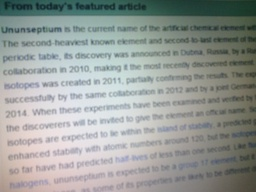
#> input picture projekat/slike/Photo0372.jpg, 256 x 192 px, shrunk from 2592 x 1944 before the run, found by its file name
$ jupyter execute --allow-errors projekat.ipynb   (shell and % lines are left out)   (Python 2 division)   (older library calls are emulated)
#> lines starting #> are read from the running program, lines starting #| are printed output that depends on the picture; after the words box and inside, x2 and y2 are one past the last pixel; in counts of white or black regions, pixels touching at a corner belong together
#> in image_gray, `return cv2.cvtColor(image, cv2.COLOR_RGB2GRAY)`:
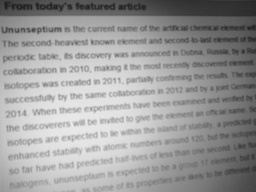
#> returned value: shape (192, 256); min 27, max 234, mean 155.3
## OCR projekat

#### Specifikacija
Proširiti OCR koji je implementiran na vežbama da ima mogućnost čitanja teksta u N redova. Tekst može da sadrži sve znakove interpunkcije, brojeve, latinična slova, brojeve i sve vrste zagrada.

#### Verifikacija
Za prezentaciju potrebno je spremiti nekoliko slika koje sadrže tekst proizvoljne dužine i broja redova. Sve slike treba da imaju raličit ugao nakrivljenosti i broj redova.
Slike fotografisati kamerom, a ne generisati u nekom od editora.

[cell 1]
#import potrebnih biblioteka
import cv2
import collections
import numpy as np
import scipy as sc
import matplotlib.pyplot as plt
from scipy.spatial import distance

# k-means
from sklearn.cluster import KMeans

# keras
from keras.models import Sequential
from keras.layers.core import Dense,Activation
from keras.optimizers import SGD

import matplotlib.pylab as pylab
pylab.rcParams['figure.figsize'] = 16, 12 # za prikaz većih slika i plotova, zakomentarisati ako nije potrebno

#Funkcionalnost implementirana u V1
def load_image(path):
    return cv2.cvtColor(cv2.imread(path), cv2.COLOR_BGR2RGB)
def image_gray(image):
    return cv2.cvtColor(image, cv2.COLOR_RGB2GRAY)
def image_bin(image_gs):
    ret,image_bin = cv2.threshold(image_gs, 127, 255, cv2.THRESH_BINARY,cv2.THRESH_OTSU)
    return image_bin
def image_bin_adaptive(image_gs):
    image_bin = cv2.adaptiveThreshold(image_gs, 255, cv2.ADAPTIVE_THRESH_MEAN_C, cv2.THRESH_BINARY,41,3)
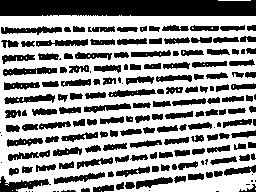
#> image_bin: shape (192, 256); 61.8% white; 175 black regions (25 under 20 px), largest, box (x1, y1, x2, y2) and area: (0, 0, 256, 16) 4021, (0, 176, 51, 192) 381, (1, 26, 62, 35) 311
    return image_bin
def invert(image):
    return 255-image
def display_image(image, color= False):
    if color:
        plt.imshow(image)
    else:
        plt.imshow(image, 'gray')
def dilate(image):
    kernel = np.ones((1,1)) # strukturni element 3x3 blok
    return cv2.dilate(image, kernel, iterations=1)
def erode(image):
    kernel = np.ones((1,1)) # strukturni element 3x3 blok
    return cv2.erode(image, kernel, iterations=1)

#Funkcionalnost implementirana u V2
def resize_region(region):
    resized = cv2.resize(region,(28,28), interpolation = cv2.INTER_NEAREST)
    return resized
def scale_to_range(image):
    return image / 255
def matrix_to_vector(image):
    return image.flatten()
# [5 lines left out: function prepare_for_ann, not called in this run]
def convert_output(outputs):
    return np.eye(len(outputs))
def winner(output):
    return max(enumerate(output), key=lambda x: x[1])[0]

def remove_noise(binary_image):
    ret_val =invert(binary_image)

    return ret_val

[cell 2]
#otklanjanje suma
img_train = load_image('slike/photo0372.jpg')
display_image(img_train)
img_train_bin = remove_noise(image_bin_adaptive(image_gray(img_train)))
display_image(img_train_bin)
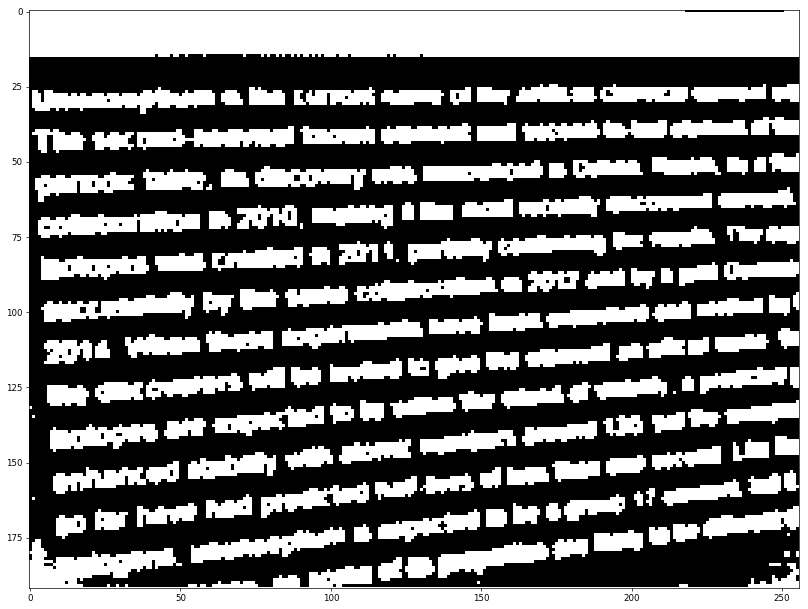
#> figure drawn by matplotlib, 1 panel

[cell 3]
# TODO 1 - Rotiranje regiona
# [37 lines left out: function rotate_regions, not called in this run]

[cell 4]
# TODO 2
def merge_regions(contours):
    '''Funkcija koja vrši spajanje kukica i kvačica sa osnovnim karakterima
    Args:
        contours: skup svih kontura (kontura - niz tacaka bele boje)
    Return:
        ret_val: skup kontura sa spojenim kukicama i kvacicama'''
    ret_val = []
    merged_index = [] #lista indeksa kontura koje su već spojene sa nekim

    for i,contour1 in enumerate(contours): #slova
        if i in merged_index:
            continue
        min_x1 = min(contour1[:,0])
        max_x1 = max(contour1[:,0])
        min_y1 = min(contour1[:,1])
        max_y1 = max(contour1[:,1])
        for j,contour2 in enumerate(contours): #kukice
            if j in merged_index or i == j:
                continue
            min_x2 = min(contour2[:,0])
            max_x2 = max(contour2[:,0])
            min_y2 = min(contour2[:,1])
            max_y2 = max(contour2[:,1])

            #TODO 2 - izvršiti spajanje kukica iznad slova
            #spajanje dva niza je moguće obaviti funkcijom np.concatenate((contour1,contour2))


            if (max_y2- min_y1)>max_y2-min_y2+max_y1-min_y1:
                ret_val.append(np.concatenate((contour1,contour2)))
                merged_index.append(i)
                merged_index.append(j)

    #svi regioni koji se nisu ni sa kim spojili idu u listu kontura, bez spajanja
    for idx,contour in enumerate(contours):
        if idx not in merged_index:
            ret_val.append(contour)

    return ret_val


# TODO 2 - TEST
image_test2_original = load_image('slike/photo0370.jpg')
#> call 2 of load_image, with path = 'slike/photo0370.jpg'
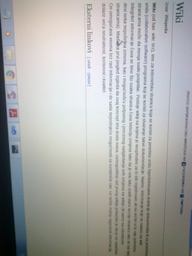
#> input picture projekat/slike/Photo0370.jpg, 192 x 256 px, shrunk from 1944 x 2592 before the run, found by its file name
image_test2 = remove_noise(image_bin(image_gray(image_test2_original)))
#> in image_gray (call 2), `return cv2.cvtColor(image, cv2.COLOR_RGB2GRAY)`:
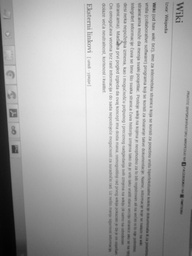
#> returned value: shape (256, 192); min 2, max 246, mean 171.9
#> in image_bin, `ret,image_bin = cv2.threshold(image_gs, 127, 255, cv2.THRESH_BINARY,cv..`:
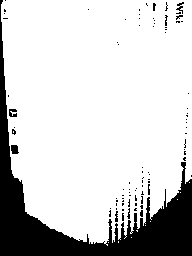
#> image_bin: shape (256, 192); 81.3% white; 86 black regions (81 under 20 px), largest, box (x1, y1, x2, y2) and area: (0, 0, 192, 256) 8661, (11, 145, 19, 154) 60, (9, 109, 17, 117) 48, (176, 2, 184, 14) 37, (115, 211, 118, 222) 25
#> in image_bin, `ret,image_bin = cv2.threshold(image_gs, 127, 255, cv2.THRESH_BINARY,cv..`: ret = 127
#> in invert (call 2), `return 255-image`: returned value: shape (256, 192); 18.7% white; 86 white regions (81 under 20 px)
img2, contours_borders2, hierarchy2 = cv2.findContours(image_test2.copy(), cv2.RETR_EXTERNAL, cv2.CHAIN_APPROX_NONE)
#> contours_borders2 = 86 contours, 83 with area under 20; largest, box (x1, y1, x2, y2) and area: (0, 0, 192, 256) 8056, (11, 145, 19, 154) 46, (9, 109, 17, 117) 26
contours2 = []
for contour2 in contours_borders2:
    center, size, angle = cv2.minAreaRect(contour2)
    xt,yt,h,w = cv2.boundingRect(contour2)
    region_points2 = []
    for i in range (xt,xt+h):
        for j in range(yt,yt+w):
            dist = cv2.pointPolygonTest(contour2,(i,j),False)
            if dist>=0 and image_test2[j,i]==255: # da li se tacka nalazi unutar konture?
                region_points2.append([i,j])
    contours2.append(np.asarray(region_points2))
#> this loop made 86 passes
#> (size, angle, xt, yt, h, w) on passes 9, 18, 23, 25, 26, 27, 28, 37, 38, 40, 43, 48: ((0, 0), -90, 110, 208, 1, 1), ((0, 0), -90, 116, 198, 1, 1), ((0, 0), -90, 129, 192, 1, 1), ((0, 0), -90, 135, 190, 1, 1), ((0, 0), -90, 129, 189, 1, 1), ((0, 0), -90, 123, 189, 1, 1), ((0, 0), -90, 136, 188, 1, 1), ((0, 0), -90, 149, 174, 1, 1), ((0, 0), -90, 148, 172, 1, 1), ((0, 0), -90, 142, 167, 1, 1), ((0, 0), -90, 184, 149, 1, 1), ((0, 0), -90, 186, 127, 1, 1)
#> (center, size, angle, xt, yt, h, w) on passes 1, 2, 3, 4, 6, 7: ((122.5, 216.5), (7, 1), -90, 122, 213, 2, 8), ((116, 216), (10, 2), -90, 115, 211, 3, 11), ((141, 213), (6, 2), -90, 140, 210, 3, 7), ((109.5, 213), (6, 1), -90, 109, 210, 2, 7), ((135, 209), (2, 2), -90, 134, 208, 3, 3), ((128, 213), (10, 2), -90, 127, 208, 3, 11)
#> after the loop, contours2 = 86 items
contour_count = merge_regions(contours2)
#> the loop in merge_regions, `for i,contour1 in enumerate(contours):` made 86 passes
#> (min_x1, max_x1, min_y1, max_y1) on passes 1, 2, 3, 4, 6, 7, 9, 10, 11, 12, 16, 18: (122, 123, 213, 220), (115, 117, 211, 221), (140, 142, 210, 216), (109, 110, 210, 216), (134, 136, 208, 210), (127, 129, 208, 218), (110, 110, 208, 208), (140, 142, 205, 208), (135, 136, 203, 205), (122, 123, 203, 205), (128, 129, 199, 206), (116, 116, 198, 198)
#> (contour1, min_x1, max_x1, min_y1, max_y1) on passes 5, 8, 13, 14, 15, 17: ([[122, 209], [122, 210], [123, 209], [123, 210]], 122, 123, 209, 210), ([[116, 208], [116, 209]], 116, 116, 208, 209), ([[116, 203], [116, 204], [116, 205]], 116, 116, 203, 205), ([[122, 201], [123, 200], [123, 201]], 122, 123, 200, 201), ([[116, 200], [116, 201], [117, 200], [117, 201]], 116, 117, 200, 201), ([[122, 198], [123, 198]], 122, 123, 198, 198)
#> after the loop in merge_regions, `for i,contour1 in enumerate(contours):`: merged_index = 106 values, max 84 at index 100, min 0 at index 1, mean 41.92; ret_val = 53 items
#> the loop in merge_regions, `for idx,contour in enumerate(contours):` made 86 passes
#> contour on passes 5, 8, 9, 13, 14, 15, 17, 18, 21, 22, 23, 25: [[122, 209], [122, 210], [123, 209], [123, 210]], [[116, 208], [116, 209]], [[110, 208]], [[116, 203], [116, 204], [116, 205]], [[122, 201], [123, 200], [123, 201]], [[116, 200], [116, 201], [117, 200], [117, 201]], [[122, 198], [123, 198]], [[116, 198]], [[129, 195], [130, 195]], [[122, 195], [123, 195]], [[129, 192]], [[135, 190]]
#> after the loop in merge_regions, `for idx,contour in enumerate(contours):`: ret_val = 54 items
#> contour_count = 54 items
print "Regions found: ",len(contour_count)
#| Regions found:  54
